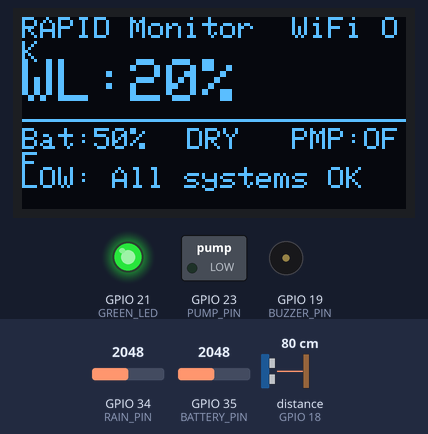
The sketch below on a simulated ESP32. On the bench: 128×64 one-colour display, switched loads named in the sketch (green lamp = pin HIGH), output pins drawn as LEDs (lit = HIGH), buzzer (waves = sounding). Wiring (inferred from the names in the program): ultrasonic range finder: trigger GPIO 5; echo GPIO 18. Inputs (shaded band) come from the test bench; at power-on: distance to the obstacle (sensor on GPIO 18) 80 cm, GPIO 34 (RAIN_PIN) = 2048, GPIO 35 (BATTERY_PIN) = 2048. The echo pulse lasts 58.3 µs per cm; WiFi joins after 1.5 s; servers stay silent unless stated; uploads are accepted with an empty reply; pins used as bus, display or sensor lines are not drawn; what the sketch prints to the serial monitor is not drawn.

Above: at 3.0 s.
3.1 s: distance to the obstacle (sensor on GPIO 18) set to 66 cm
At 4.7 s:
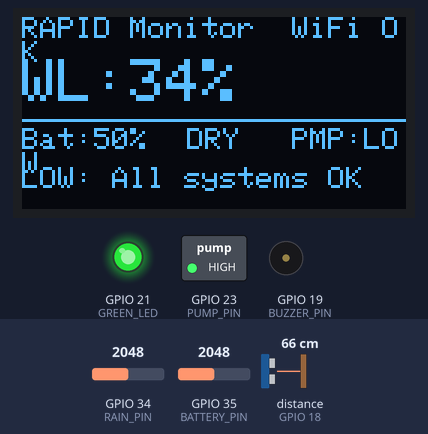
6.1 s: distance to the obstacle (sensor on GPIO 18) set to 56 cm
At 7.6 s:
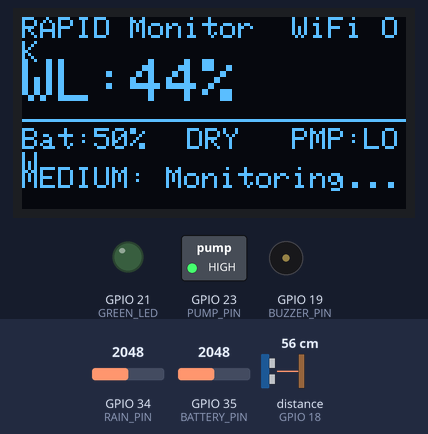
9.1 s: distance to the obstacle (sensor on GPIO 18) set to 32 cm
At 12.0 s:
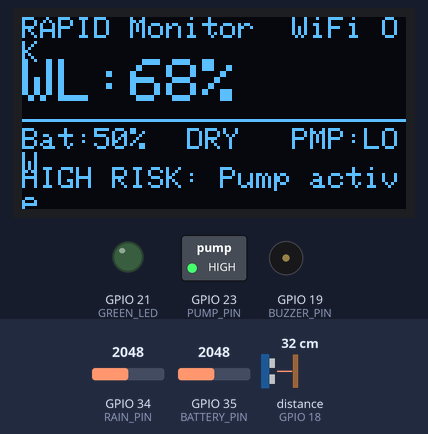
12.3 s: distance to the obstacle (sensor on GPIO 18) set to 27 cm
At 14.1 s:
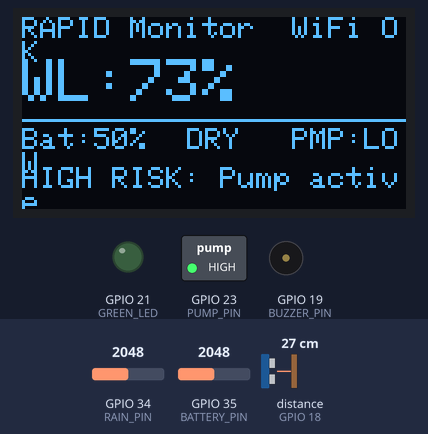
18.7 s: GPIO 34 (RAIN_PIN) set to 1960
At 20.2 s:
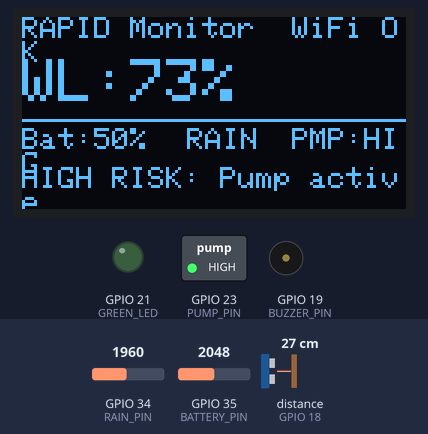
25.1 s: distance to the obstacle (sensor on GPIO 18) set to 2 cm
At 27.5 s:
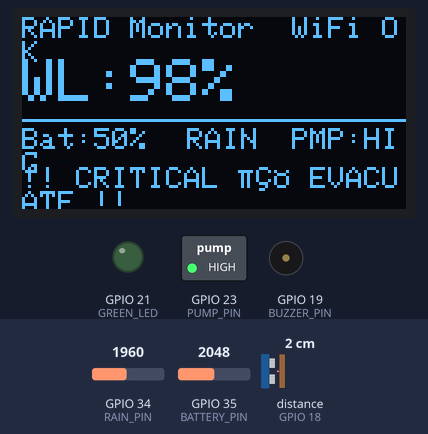
Timing chart, 0 to 32.5 s (numbered marks = the images above; inputs shaded):
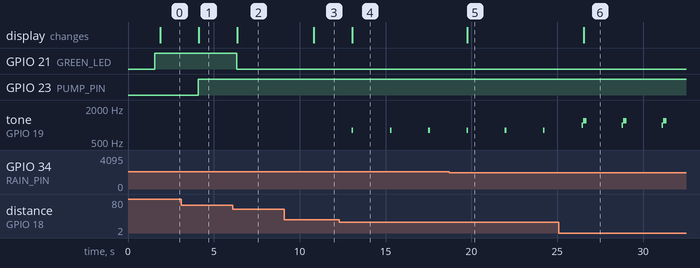

The sketch:

sketch_updated.ino
```cpp
/**
 * ================================================================
 *  RAPID — ESP32 Mine Dewatering Monitor  (Wokwi Compatible)
 *  With WiFi HTTP POST → RAPID Bridge Server
 * ================================================================
 *  Hardware (from Wokwi diagram):
 *    - HC-SR04 Ultrasonic Sensor  (TRIG=5, ECHO=18) → water level
 *    - Rain sensor digital        (PIN 34)           → rain detect
 *    - Battery ADC                (PIN 35)           → battery %
 *    - Pump LED indicator         (PIN 23, RED)
 *    - Status LED                 (PIN 21, GREEN)
 *    - Buzzer                     (PIN 19)
 *    - OLED SSD1306 128x64        (I2C: SDA=21, SCL=22)
 *
 *  Network:
 *    WiFi SSID: Wokwi-GUEST (built-in Wokwi WiFi)
 *    Server:    http://<YOUR_PC_IP>:8080/data
 * ================================================================
 *  Paste this into your Wokwi sketch.ino tab.
 *  Change SERVER_IP to your PC's local IP (e.g., 192.168.1.100)
 * ================================================================
 */

#include <Wire.h>
#include <Adafruit_GFX.h>
#include <Adafruit_SSD1306.h>
#include <WiFi.h>
#include <HTTPClient.h>
#include <ArduinoJson.h>

// ── Display ──────────────────────────────────────────────────────────
#define SCREEN_WIDTH  128
#define SCREEN_HEIGHT 64
Adafruit_SSD1306 display(SCREEN_WIDTH, SCREEN_HEIGHT, &Wire, -1);

// ── Sensor Pins ──────────────────────────────────────────────────────
#define TRIG_PIN    5
#define ECHO_PIN    18
#define PUMP_PIN    23   // RED LED
#define GREEN_LED   21
#define BUZZER_PIN  19
#define RAIN_PIN    34   // Digital rain sensor
#define BATTERY_PIN 35   // ADC for battery voltage divider

// ── Mine config ──────────────────────────────────────────────────────
#define TANK_DEPTH   100.0f   // cm from sensor to tank bottom
#define LOW_BATTERY  20

// ── WiFi / Server ─────────────────────────────────────────────────────
// Wokwi-GUEST is the built-in WiFi in Wokwi simulator
const char* WIFI_SSID     = "Wokwi-GUEST";
const char* WIFI_PASSWORD = "";

// ⚠️ CHANGE THIS to your PC's local IP address (run "ipconfig" in CMD)
const char* SERVER_IP     = "192.168.1.100";
const int   SERVER_PORT   = 8080;

// ── State ─────────────────────────────────────────────────────────────
float   trendStartLevel  = 0;
unsigned long trendStartTime = 0;
bool    trendInitialized = false;
int     loopCount        = 0;
bool    wifiConnected    = false;
String  pumpStatus       = "OFF";

// ── WiFi Connection ─────────────────────────────────────────────────
void connectWiFi() {
  Serial.print("[WiFi] Connecting to ");
  Serial.print(WIFI_SSID);
  WiFi.begin(WIFI_SSID, WIFI_PASSWORD);
  int attempts = 0;
  while (WiFi.status() != WL_CONNECTED && attempts < 20) {
    delay(500);
    Serial.print(".");
    attempts++;
  }
  if (WiFi.status() == WL_CONNECTED) {
    wifiConnected = true;
    Serial.println("\n[WiFi] Connected! IP: " + WiFi.localIP().toString());
  } else {
    Serial.println("\n[WiFi] Failed to connect — running offline");
  }
}

// ── Read ultrasonic distance ─────────────────────────────────────────
float readDistanceCm() {
  digitalWrite(TRIG_PIN, LOW);
  delayMicroseconds(2);
  digitalWrite(TRIG_PIN, HIGH);
  delayMicroseconds(10);
  digitalWrite(TRIG_PIN, LOW);
  long duration = pulseIn(ECHO_PIN, HIGH, 30000);
  return (duration == 0) ? TANK_DEPTH : (duration * 0.034f / 2.0f);
}

// ── Read battery % from ADC ──────────────────────────────────────────
float readBatteryPct() {
  int raw = analogRead(BATTERY_PIN);
  return constrain((raw / 4095.0f) * 100.0f, 0, 100);
}

// ── Post JSON to RAPID bridge server ────────────────────────────────
void postToServer(float waterLevel, float distCm, bool rain,
                  int rainRaw, float battery, String pump) {
  if (!wifiConnected || WiFi.status() != WL_CONNECTED) return;

  String url = "http://" + String(SERVER_IP) + ":" + String(SERVER_PORT) + "/data";

  HTTPClient http;
  http.begin(url);
  http.addHeader("Content-Type", "application/json");
  http.setTimeout(2000);  // 2-second timeout

  // Build JSON payload
  StaticJsonDocument<256> doc;
  doc["water_level"]    = round(waterLevel * 10) / 10.0;
  doc["distance_cm"]    = round(distCm * 10) / 10.0;
  doc["tank_depth"]     = TANK_DEPTH;
  doc["rain"]           = rain ? 1 : 0;
  doc["rain_raw"]       = rainRaw;
  doc["battery"]        = round(battery * 10) / 10.0;
  doc["pump"]           = pump;
  doc["loop_count"]     = loopCount;
  doc["uptime_ms"]      = millis();
  doc["source"]         = "wokwi-esp32";

  // Estimated solar & rain probability
  float rainProb = rain ? 85.0f : constrain((1.0f - rainRaw / 4095.0f) * 100.0f, 5, 95);
  doc["rain_probability"]  = round(rainProb);
  doc["expected_rainfall"] = rain ? 28.5f : 2.5f;

  String body;
  serializeJson(doc, body);

  int code = http.POST(body);
  if (code > 0) {
    Serial.printf("[HTTP] POST %s → %d\n", url.c_str(), code);
  } else {
    Serial.printf("[HTTP] POST failed: %s\n", http.errorToString(code).c_str());
  }
  http.end();
}

// ── OLED Display ─────────────────────────────────────────────────────
void updateDisplay(float waterLevel, float battery, bool rain, String pump) {
  display.clearDisplay();
  display.setTextColor(SSD1306_WHITE);

  // Title row
  display.setTextSize(1);
  display.setCursor(0, 0);
  display.print("RAPID Monitor");
  display.setCursor(90, 0);
  display.print(wifiConnected ? "WiFi OK" : "No WiFi");

  // Water level — large
  display.setTextSize(2);
  display.setCursor(0, 14);
  display.print("WL:");
  display.print((int)waterLevel);
  display.print("%");

  // Divider
  display.drawLine(0, 34, 128, 34, SSD1306_WHITE);

  // Status row
  display.setTextSize(1);
  display.setCursor(0, 37);
  display.print("Bat:");
  display.print((int)battery);
  display.print("%");

  display.setCursor(55, 37);
  display.print(rain ? "RAIN" : "DRY ");

  display.setCursor(90, 37);
  display.print("PMP:");
  display.print(pump.substring(0, 3));

  // Risk indicator
  display.setCursor(0, 50);
  if (waterLevel >= 80) {
    display.print("!! CRITICAL — EVACUATE !!");
  } else if (waterLevel >= 60) {
    display.print("HIGH RISK: Pump active");
  } else if (waterLevel >= 40) {
    display.print("MEDIUM: Monitoring...");
  } else {
    display.print("LOW: All systems OK");
  }

  display.display();
}

// ── Determine pump mode from AI logic ───────────────────────────────
String decidePump(float waterLevel, bool rain, float battery) {
  if (waterLevel >= 80 || (rain && waterLevel >= 50)) return "HIGH";
  if (waterLevel >= 50 || rain)                        return "LOW";
  if (battery < LOW_BATTERY)                           return "OFF";
  return waterLevel >= 30 ? "LOW" : "OFF";
}

// ── Buzzer alert ─────────────────────────────────────────────────────
void alertBuzzer(float waterLevel) {
  if (waterLevel >= 85) {
    tone(BUZZER_PIN, 1000, 200);
    delay(100);
    tone(BUZZER_PIN, 1200, 200);
  } else if (waterLevel >= 70) {
    tone(BUZZER_PIN, 800, 100);
  }
}

// ── Setup ────────────────────────────────────────────────────────────
void setup() {
  Serial.begin(115200);

  pinMode(TRIG_PIN,   OUTPUT);
  pinMode(ECHO_PIN,   INPUT);
  pinMode(PUMP_PIN,   OUTPUT);
  pinMode(GREEN_LED,  OUTPUT);
  pinMode(BUZZER_PIN, OUTPUT);

  // OLED init
  if (!display.begin(SSD1306_SWITCHCAPVCC, 0x3C)) {
    Serial.println("[OLED] Init failed!");
  } else {
    display.clearDisplay();
    display.setTextSize(1);
    display.setTextColor(SSD1306_WHITE);
    display.setCursor(10, 20);
    display.print("RAPID Booting...");
    display.display();
  }

  // WiFi connect
  connectWiFi();

  // Boot LED sequence
  digitalWrite(GREEN_LED, HIGH);
  delay(300);
  digitalWrite(GREEN_LED, LOW);

  Serial.println("[RAPID] System ready.");
}

// ── Main Loop ────────────────────────────────────────────────────────
void loop() {
  loopCount++;

  // 1. Read sensors
  float distCm     = readDistanceCm();
  float waterLevel = constrain((1.0f - distCm / TANK_DEPTH) * 100.0f, 0, 100);
  float battery    = readBatteryPct();
  int   rainRaw    = analogRead(RAIN_PIN);
  bool  rain       = (rainRaw < 2000);  // Low ADC = rain present

  // 2. AI pump decision
  pumpStatus = decidePump(waterLevel, rain, battery);

  // 3. Drive outputs
  digitalWrite(PUMP_PIN,  pumpStatus != "OFF" ? HIGH : LOW);
  digitalWrite(GREEN_LED, waterLevel < 40     ? HIGH : LOW);
  alertBuzzer(waterLevel);

  // 4. OLED update
  updateDisplay(waterLevel, battery, rain, pumpStatus);

  // 5. Serial JSON (for debug + Wokwi monitor)
  Serial.printf(
    "{\"water_level\":%.1f,\"distance_cm\":%.1f,\"battery\":%.1f,"
    "\"rain\":%d,\"rain_raw\":%d,\"pump\":\"%s\",\"loop\":%d}\n",
    waterLevel, distCm, battery, rain ? 1 : 0, rainRaw, pumpStatus.c_str(), loopCount
  );

  // 6. POST to bridge server (every loop = every 2s)
  postToServer(waterLevel, distCm, rain, rainRaw, battery, pumpStatus);

  delay(2000);  // 2-second sensor interval
}
```

Measured:
- the behaviour switches between 71 and 70 cm on distance to the obstacle (sensor on GPIO 18) (found by bisection; images 0 and 1)
- the behaviour switches between 61 and 60 cm on distance to the obstacle (sensor on GPIO 18) (found by bisection; images 1 and 2)
- the behaviour switches between 31 and 30 cm on distance to the obstacle (sensor on GPIO 18) (found by bisection; images 3 and 4)
- after the input at 3.1 s, GPIO 23 (PUMP_PIN): LOW → HIGH after 1.0 s; the display: changes after 1.0 s (image 1)
- after the input at 6.1 s, GPIO 21 (GREEN_LED): HIGH → LOW after 0.23 s; the display: changes after 0.26 s (image 2)
- after the input at 9.1 s, the display: changes after 1.7 s (image 3)
- after the input at 12.3 s, tone on GPIO 19 (BUZZER_PIN): alternates 800 Hz for 0.10 s and silent for 2.1 s, starting after 0.73 s; the display: changes after 0.75 s (image 4)
- after the input at 18.7 s, the display: changes after 1.0 s (image 5)
- after the input at 25.1 s, the display: changes after 1.4 s (image 6)
